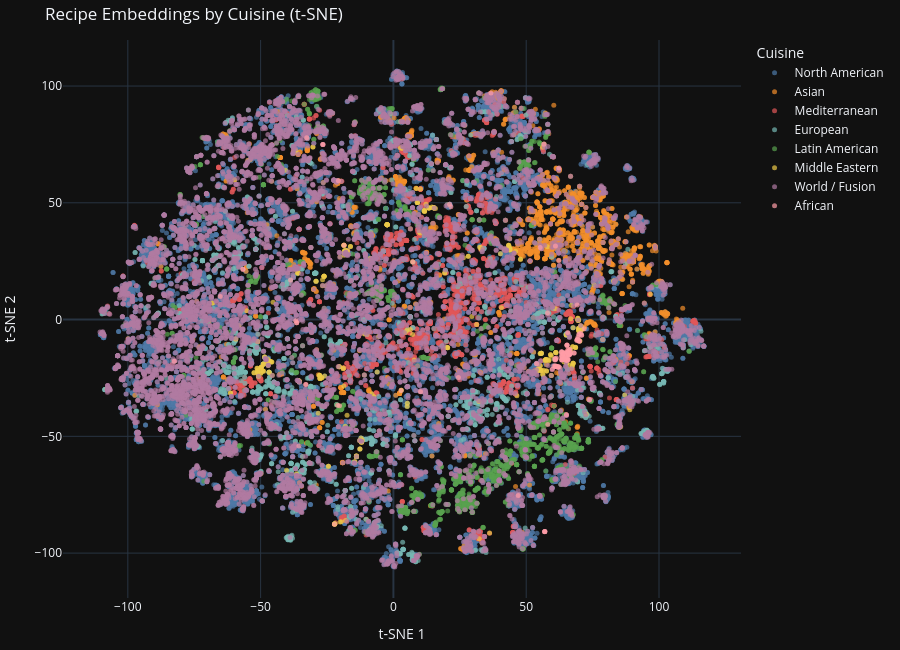

Notebook code for this chart:
### Markdown cell above
### Visualisation

### Code cell
import numpy as np
import plotly.graph_objects as go
from sklearn.manifold import TSNE

# ── fetch all points from qdrant ──────────────────────────────────────────────
CUISINE_COLORS = {
    "North American":   "#4E79A7",
    "Asian":            "#F28E2B",
    "Mediterranean":    "#E15759",
    "European":         "#76B7B2",
    "Latin American":   "#59A14F",
    "Middle Eastern":   "#EDC948",
    "World / Fusion":   "#B07AA1",
    "African":          "#FF9DA7",
}

records, offset = [], None

while True:
    batch, offset = client.scroll(
        collection_name="recipes",
        limit=1000,
        offset=offset,
        with_vectors=True,
        with_payload=True
    )
    records.extend(batch)
    if offset is None:
        break

print(f"Fetched {len(records)} recipes")

# ── extract vectors + metadata ────────────────────────────────────────────────
vectors   = np.array([r.vector for r in records])
names     = [r.payload.get("name", "Unknown") for r in records]
cuisines  = [r.payload.get("cuisine", "Unknown") for r in records]
colors    = [CUISINE_COLORS.get(c, "#AAAAAA") for c in cuisines]

# ── t-SNE reduction ───────────────────────────────────────────────────────────
print("Running t-SNE...")
tsne = TSNE(n_components=2, random_state=42, perplexity=30)
reduced = tsne.fit_transform(vectors)

# ── plot ──────────────────────────────────────────────────────────────────────
traces = []
for cuisine, color in CUISINE_COLORS.items():
    mask = [i for i, c in enumerate(cuisines) if c == cuisine]
    if not mask:
        continue
    traces.append(go.Scatter(
        x=reduced[mask, 0],
        y=reduced[mask, 1],
        mode="markers",
        name=cuisine,
        marker=dict(size=5, color=color, opacity=0.7),
        text=[f"<b>{names[i]}</b><br>Cuisine: {cuisines[i]}" for i in mask],
        hoverinfo="text"
    ))

fig = go.Figure(data=traces)
fig.update_layout(
    title="Recipe Embeddings by Cuisine (t-SNE)",
    xaxis_title="t-SNE 1",
    yaxis_title="t-SNE 2",
    width=900,
    height=650,
    legend_title="Cuisine",
    margin=dict(r=20, b=10, l=10, t=40),
    hoverlabel=dict(bgcolor="white")
)

fig.show()

### Figure 1 — Plotly figure (JSON) as saved in the notebook; plotly's stock layout.template omitted (floating-point values rounded to 4 significant figures; data arrays with more than 128 entries replaced by an {"elided": "..."} marker saying what was removed)
{"data": [{"hoverinfo": "text", "marker": {"color": "#4E79A7", "opacity": 0.7, "size": 5}, "mode": "markers", "name": "North American", "text": {"elided": "15902 str values"}, "x": {"elided": "15902 float values"}, "y": {"elided": "15902 float values"}, "type": "scatter"}, {"hoverinfo": "text", "marker": {"color": "#F28E2B", "opacity": 0.7, "size": 5}, "mode": "markers", "name": "Asian", "text": {"elided": "2014 str values"}, "x": {"elided": "2014 float values"}, "y": {"elided": "2014 float values"}, "type": "scatter"}, {"hoverinfo": "text", "marker": {"color": "#E15759", "opacity": 0.7, "size": 5}, "mode": "markers", "name": "Mediterranean", "text": {"elided": "2386 str values"}, "x": {"elided": "2386 float values"}, "y": {"elided": "2386 float values"}, "type": "scatter"}, {"hoverinfo": "text", "marker": {"color": "#76B7B2", "opacity": 0.7, "size": 5}, "mode": "markers", "name": "European", "text": {"elided": "1777 str values"}, "x": {"elided": "1777 float values"}, "y": {"elided": "1777 float values"}, "type": "scatter"}, {"hoverinfo": "text", "marker": {"color": "#59A14F", "opacity": 0.7, "size": 5}, "mode": "markers", "name": "Latin American", "text": {"elided": "2071 str values"}, "x": {"elided": "2071 float values"}, "y": {"elided": "2071 float values"}, "type": "scatter"}, {"hoverinfo": "text", "marker": {"color": "#EDC948", "opacity": 0.7, "size": 5}, "mode": "markers", "name": "Middle Eastern", "text": {"elided": "404 str values"}, "x": {"elided": "404 float values"}, "y": {"elided": "404 float values"}, "type": "scatter"}, {"hoverinfo": "text", "marker": {"color": "#B07AA1", "opacity": 0.7, "size": 5}, "mode": "markers", "name": "World / Fusion", "text": {"elided": "11952 str values"}, "x": {"elided": "11952 float values"}, "y": {"elided": "11952 float values"}, "type": "scatter"}, {"hoverinfo": "text", "marker": {"color": "#FF9DA7", "opacity": 0.7, "size": 5}, "mode": "markers", "name": "African", "text": {"elided": "134 str values"}, "x": {"elided": "134 float values"}, "y": {"elided": "134 float values"}, "type": "scatter"}], "layout": {"margin": {"r": 20, "b": 10, "l": 10, "t": 40}, "hoverlabel": {"bgcolor": "white"}, "title": {"text": "Recipe Embeddings by Cuisine (t-SNE)"}, "xaxis": {"title": {"text": "t-SNE 1"}}, "yaxis": {"title": {"text": "t-SNE 2"}}, "width": 900, "height": 650, "legend": {"title": {"text": "Cuisine"}}}}
